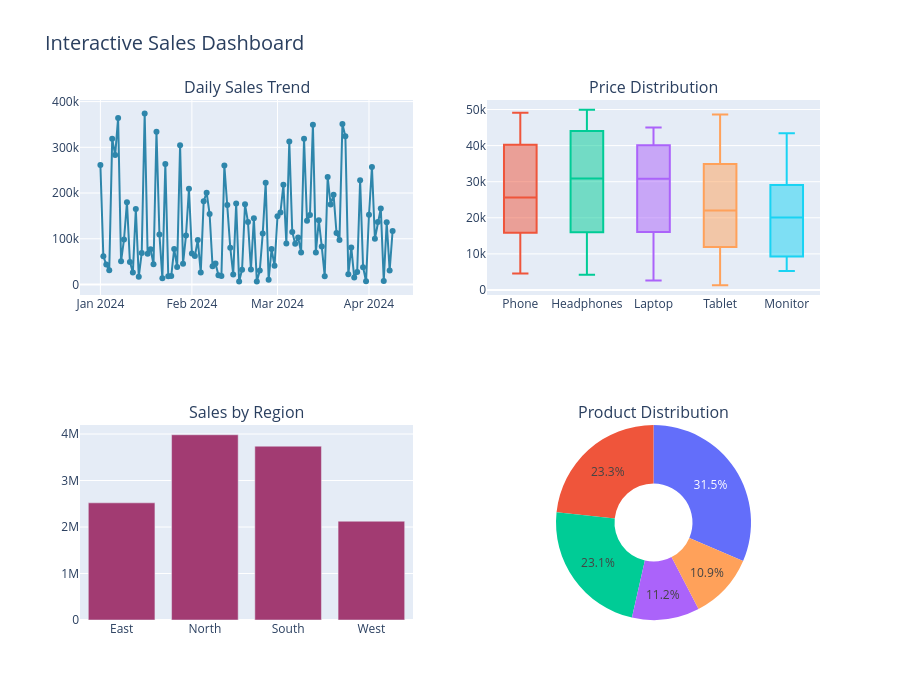

Here is the notebook cell this chart was saved with:
### Markdown cell above
Combine all visualizations into a cohesive dashboard layout.

### Code cell
# Create integrated dashboard with subplots
fig = make_subplots(
    rows=2, cols=2,
    subplot_titles=('Daily Sales Trend', 'Price Distribution', 
                   'Sales by Region', 'Product Distribution'),
    specs=[[{'type': 'scatter'}, {'type': 'box'}],
           [{'type': 'bar'}, {'type': 'pie'}]]
)

# Add daily sales trend
fig.add_trace(
    go.Scatter(x=df['Date'], y=df['Total_Sales'], 
               mode='lines+markers', name='Sales',
               line=dict(color='#2E86AB', width=2)),
    row=1, col=1
)

# Add box plot
for product in df['Product'].unique():
    product_data = df[df['Product'] == product]
    fig.add_trace(
        go.Box(y=product_data['Price'], name=product),
        row=1, col=2
    )

# Add bar chart
fig.add_trace(
    go.Bar(x=region_sales['Region'], y=region_sales['Total_Sales'],
           marker_color='#A23B72', name='Region Sales'),
    row=2, col=1
)

# Add pie chart
fig.add_trace(
    go.Pie(labels=product_sales['Product'], 
           values=product_sales['Total_Sales'],
           hole=0.4, name='Product'),
    row=2, col=2
)

fig.update_layout(
    height=700,
    showlegend=False,
    title_text='Interactive Sales Dashboard',
    title_font_size=20
)

fig.show()
